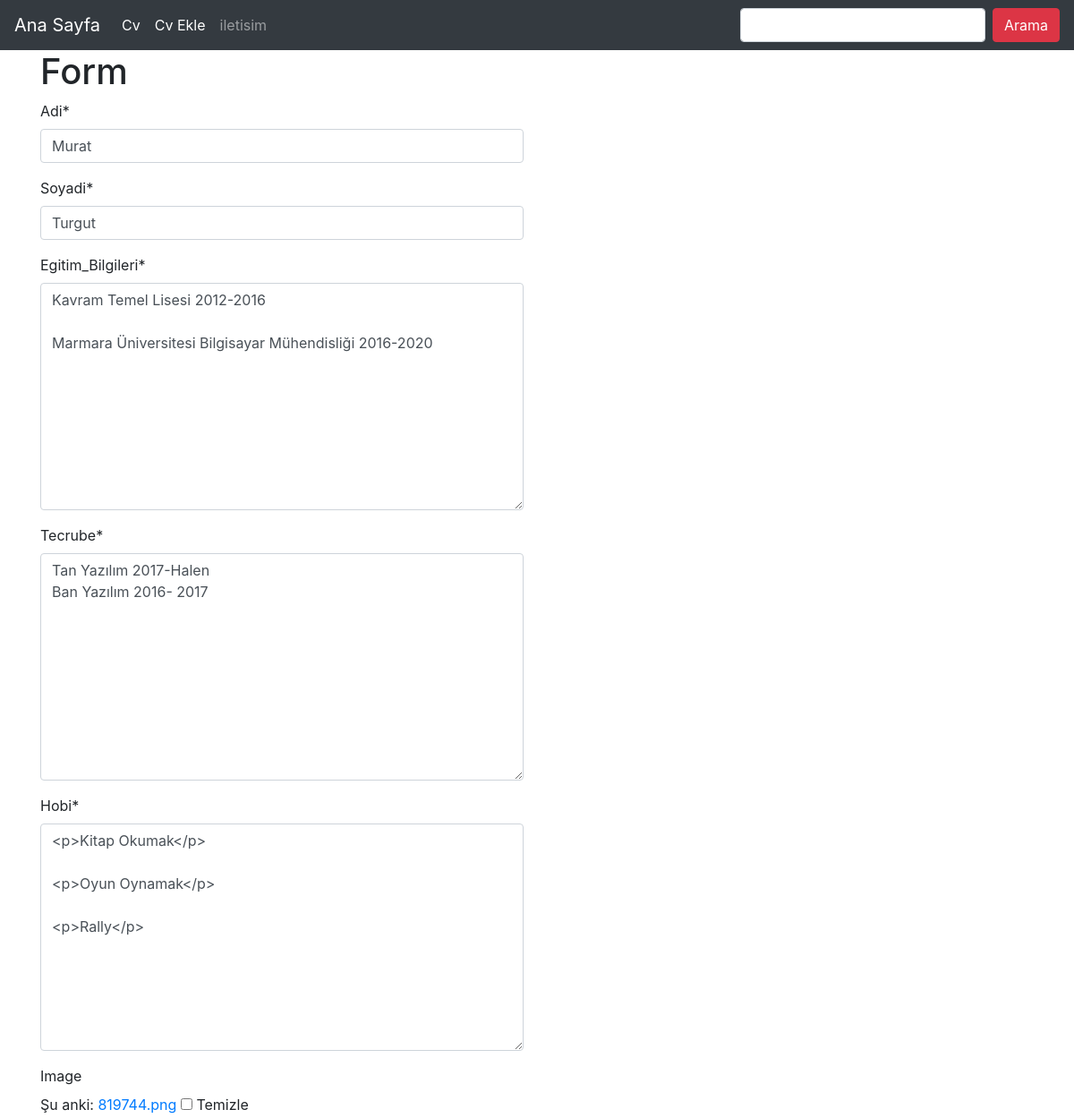
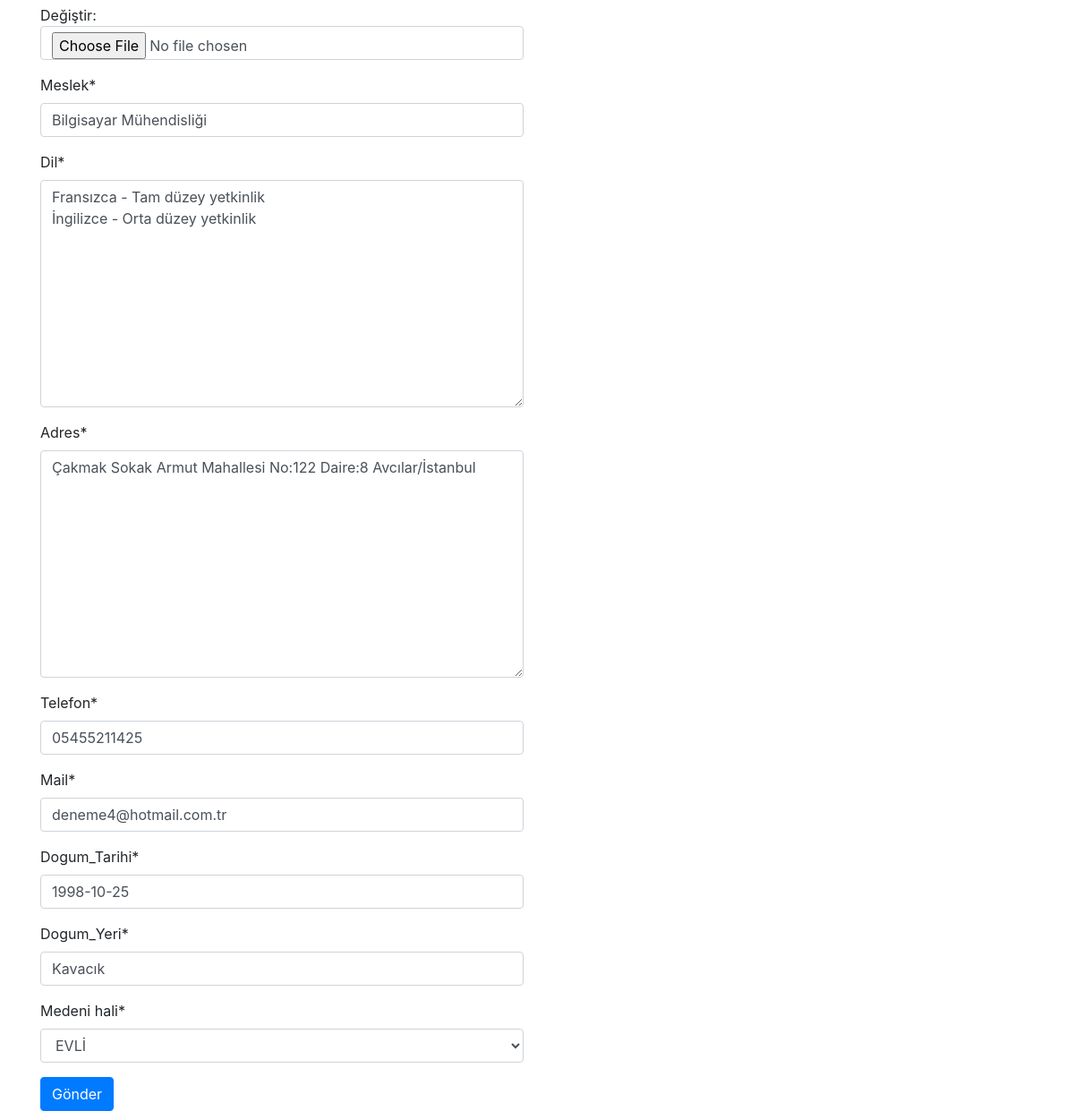
Screenshot of /bilgi/turgut/update/ (signed in) with the database file from the repository (2 pictures, top to bottom).
### cv_Bilgi/models.py (models this page shows, shortened)
class Bilgi(models.Model):
    Name = models.CharField(max_length=120, verbose_name="Adi")
    Surname = models.CharField(max_length=120, verbose_name="Soyadi")
    content = models.TextField(verbose_name="Egitim_Bilgileri")
    experience = models.TextField(verbose_name="Tecrube")
    hobi = RichTextField(verbose_name="Hobi")
    image=models.ImageField(null=True,blank=True)
    job = models.CharField(max_length=120, verbose_name='Meslek')
    language = models.TextField(verbose_name='Dil')
    adress = models.TextField(verbose_name="Adres")
    phone = models.CharField(max_length=11, verbose_name="Telefon")
    email = models.EmailField(verbose_name="Mail")
    date = models.DateField(verbose_name="Dogum_Tarihi")
    dogumyeri = models.CharField(max_length=120, verbose_name="Dogum_Yeri")
    medeni_hali = models.CharField(max_length=6, choices=evli_CHOICES, default='Bekar')
    slug=models.SlugField(unique=True,editable=False,max_length=130)
    class Meta:
        ordering=['-id']

### cv_Bilgi/views.py (the view)
# urls.py: url(r'^(?P<slug>[\w-]+)/update/$', bilgi_update,name='update'),
def bilgi_update(request,slug):
    if not request.user.is_authenticated:
        return Http404()
    bilgi = get_object_or_404(Bilgi, slug=slug)
    form = BilgiForm(request.POST or None,request.FILES or None,instance=bilgi)
    if form.is_valid():
        form.save()
        messages.success(request,'Başarılı Birşekilde Düzenlendi',extra_tags='mesaj-basarili')
        return HttpResponseRedirect(bilgi.get_abolute_url())
    contex = {
        'form': form
    }
    return render(request,'cv_bilgi/form.html',contex)

### cv_Bilgi/forms.py
class BilgiForm(forms.ModelForm):
    class Meta: #Kullanıcıya servis edilecek olan form
        model=Bilgi
        fields=[
            'Name',
            'Surname',
            'content',
            'experience',
            'hobi',
            'image',
            'job',
            'language',
            'adress',
            'phone',
            'email',
            'date',
            'dogumyeri',
            'medeni_hali',
        ]

### templates/cv_bilgi/form.html (shortened to what this page needs)
{% extends 'base.html' %}
{% load crispy_forms_tags %}
{% block body %}
<div class="container">
    <div class="row">
        <div class="col-md-6">
            <form method="POST" enctype="multipart/form-data">
                <h1>Form</h1>
                {{form|crispy}}
                <input class="btn btn-primary" type="submit" value="Gönder">
                </form>
        </div>
    </div>
</div>
{% endblock %}

### rows the page displays
Bilgi: Name "Murat", Surname "Turgut", content "Kavram Temel Lisesi 2012-2016 Marmara Üniversitesi Bilgisayar Mühendisliği 2016-2020", experience "Tan Yazılım 2017-Halen Ban Yazılım 2016- 2017", hobi "<p>Kitap Okumak</p> <p>Oyun Oynamak</p> <p>Rally</p>", job "Bilgisayar Mühendisliği", language "Fransızca - Tam düzey yetkinlik İngilizce - Orta düzey yetkinlik", adress "Çakmak Sokak Armut Mahallesi No:122 Daire:8 Avcılar/İstanbul", phone "05455211425", email "deneme4@hotmail.com.tr", date "1998-10-25", dogumyeri "Kavacık", medeni_hali "EVLİ"
